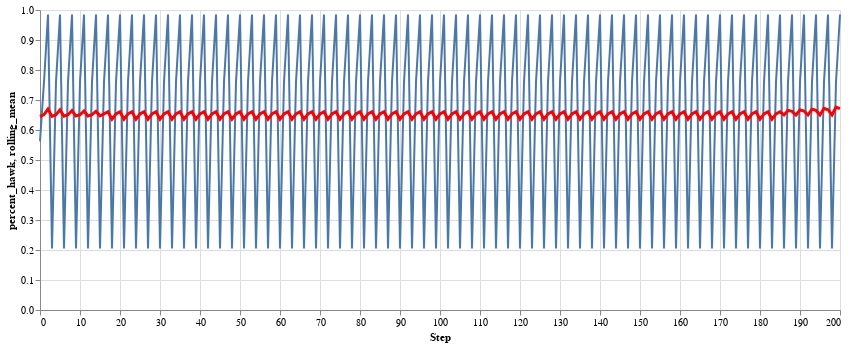

Write notebook code for a chart like this one.
### Code cell
# how to work with this oscillating pattern of alternating hawks?
# can we use a rolling mean?

line = alt.Chart(runzero).mark_line(
    color='red',
    size=3
).transform_window(
    rolling_mean='mean(percent_hawk)',
    frame=[-15, 15]
).encode(
    x='Step',
    y='rolling_mean:Q'
).properties(
    width=800,
    height=300
)

points = alt.Chart(runzero).mark_line().encode(
    x='Step',
    y='percent_hawk'
)

points + line

### Figure 1 — Vega-Lite specification as saved in the notebook (floating-point values rounded to 4 significant figures; data arrays with more than 128 entries replaced by an {"elided": "..."} marker saying what was removed)
{"config": {"view": {"continuousWidth": 300, "continuousHeight": 300}}, "layer": [{"mark": {"type": "line"}, "encoding": {"x": {"field": "Step", "type": "quantitative"}, "y": {"field": "percent_hawk", "type": "quantitative"}}}, {"mark": {"type": "line", "color": "red", "size": 3}, "encoding": {"x": {"field": "Step", "type": "quantitative"}, "y": {"field": "rolling_mean", "type": "quantitative"}}, "transform": [{"window": [{"op": "mean", "field": "percent_hawk", "as": "rolling_mean"}], "frame": [-15, 15]}]}], "data": {"name": "data-57dcdb310dc076f82267c8157e06cfe3"}, "height": 300, "width": 800, "$schema": "https://vega.github.io/schema/vega-lite/v5.14.1.json", "datasets": {"data-57dcdb310dc076f82267c8157e06cfe3": {"elided": "201 records"}}}
